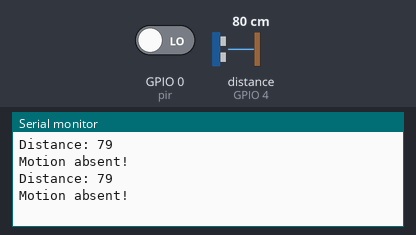
Bench run of a program on a simulated ESP8266 (NodeMCU). On the bench: the last lines printed to the serial monitor. Wiring (inferred from the names in the program): ultrasonic range finder: trigger GPIO 5; echo GPIO 4. Inputs (shaded band) come from the test bench; at power-on: GPIO 0 (pir) LOW, distance to the obstacle (sensor on GPIO 4) 80 cm. The echo pulse lasts 58.3 µs per cm.

Above: at 1.9 s.
2.0 s: GPIO 0 (pir) driven HIGH
At 3.1 s:
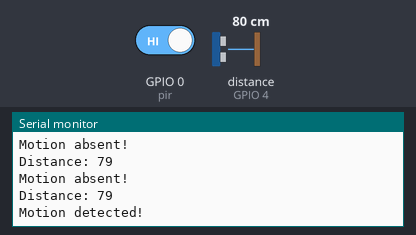
4.9 s: distance to the obstacle (sensor on GPIO 4) set to 2 cm
At 6.2 s:
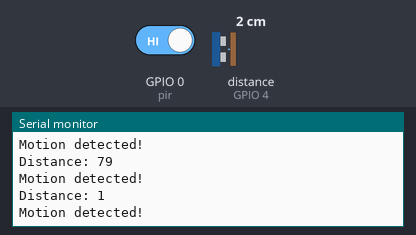
6.4 s: distance to the obstacle (sensor on GPIO 4) set to 4 cm
At 7.4 s:
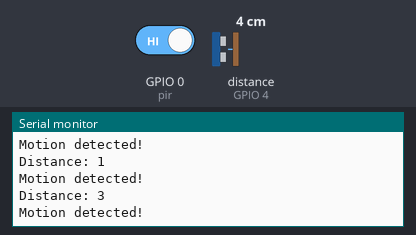
Timing chart, 0 to 9.4 s (numbered marks = the images above; inputs shaded):
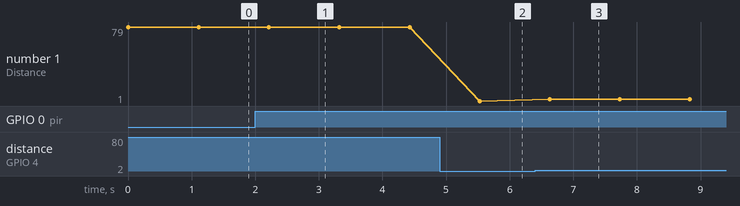

The program:

main.cpp
```cpp
#include <Arduino.h>

const int pir= 0;
const int trigPin = 5;
const int echoPin = 4;

long duration;
int distance;

void setup() {

  pinMode(trigPin, OUTPUT); // Sets the trigPin as an Output
  pinMode(echoPin, INPUT);
  Serial.begin(9600);

}

void loop() {
  digitalWrite(trigPin, LOW);
  delayMicroseconds(2);

  digitalWrite(trigPin, HIGH);
  delayMicroseconds(10);
  digitalWrite(trigPin, LOW);


  duration = pulseIn(echoPin, HIGH);

  distance= duration*0.034/2;

  Serial.print("Distance: ");
  Serial.println(distance);
  delay(100);

  long state = digitalRead(pir);
    if(state == HIGH) {
      Serial.println("Motion detected!");
      delay(1000);
    }
    else {
      Serial.println("Motion absent!");
      delay(1000);
      }
}
```

Measured:
- after the input at 2.0 s, the serial monitor: prints a new line after 0.32 s (image 1)
- after the input at 4.9 s, the serial monitor: prints a new line after 0.63 s (image 2)
- after the input at 6.4 s, the serial monitor: prints a new line after 0.23 s (image 3)
- plotted number 1: 79 → 1 after the input at 4.9 s, 1 → 3 after the input at 6.4 s
